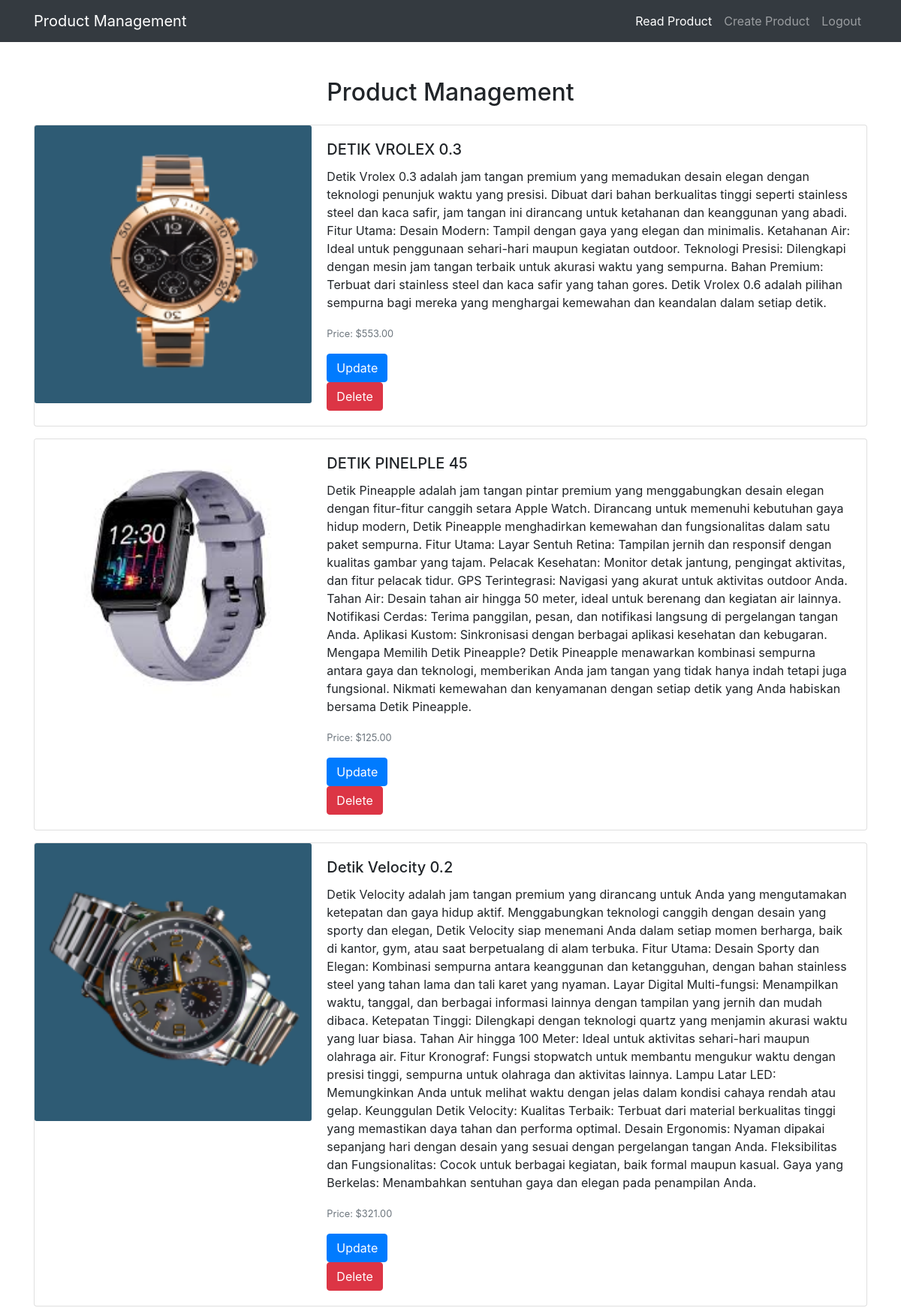
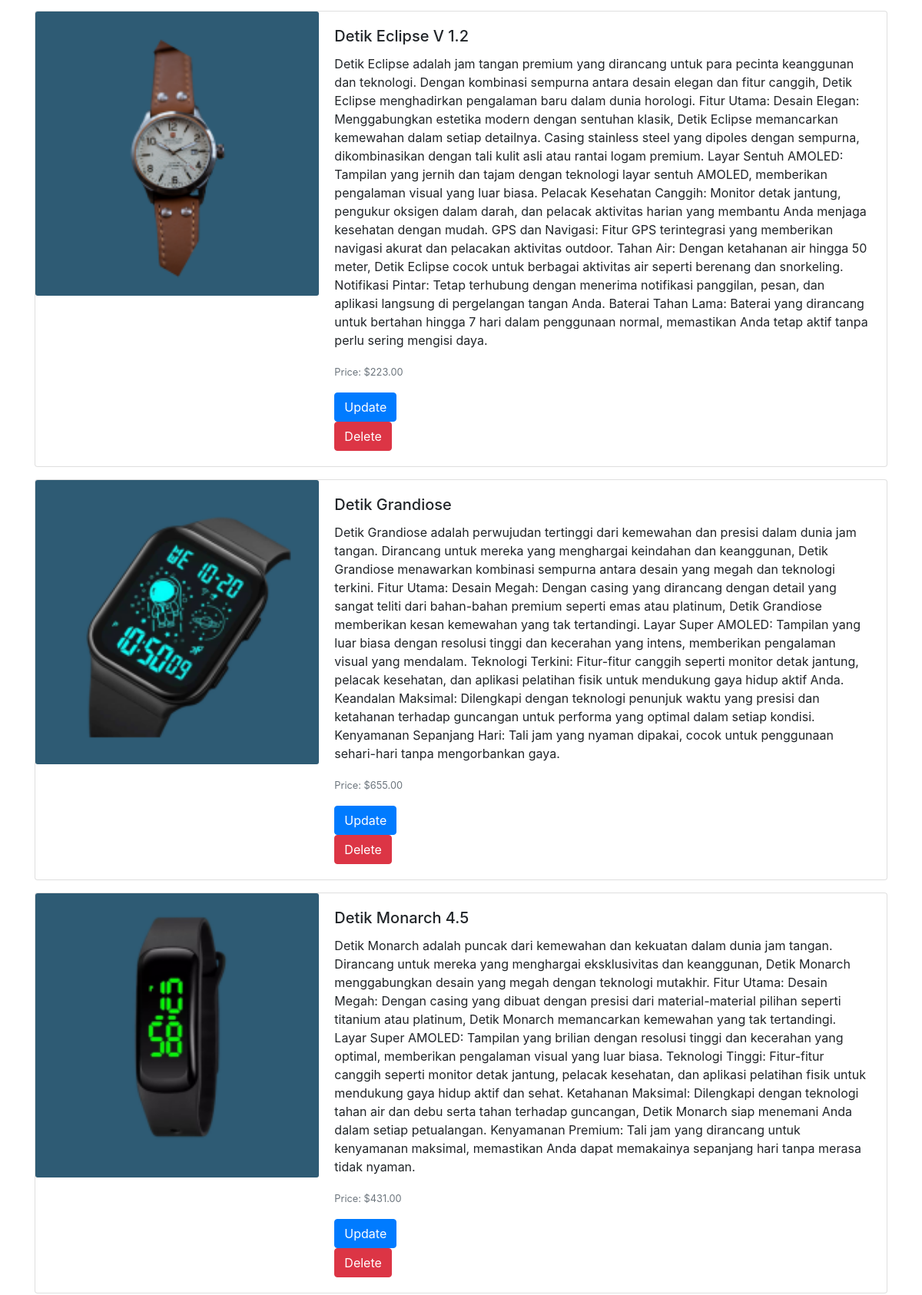
/product/read_product.php (signed in, upper part), run on the app's committed database (2 pictures, top to bottom).
### tables this page shows
CREATE TABLE `products` (
  `id` int(11) NOT NULL,
  `name` varchar(100) NOT NULL,
  `description` text NOT NULL,
  `price` decimal(10,2) NOT NULL,
  `image` varchar(255) NOT NULL
);

### product/read_product.php (the view, shortened to what this page needs)
<?php
include('../includes/database.php');
?>
<!DOCTYPE html>
<html lang="en">
<head>
    <link href="https://stackpath.bootstrapcdn.com/bootstrap/4.5.2/css/bootstrap.min.css" rel="stylesheet">
</head>
<body>
<nav class="navbar navbar-expand-lg navbar-dark bg-dark">
    <div class="container">
        <a class="navbar-brand" href="#">Product Management</a>
        <div class="collapse navbar-collapse" id="navbarNav">
            <ul class="navbar-nav ml-auto">
                <li class="nav-item">
                    <a class="nav-link active" href="read_product.php">Read Product</a>
                </li>
                <li class="nav-item">
                    <a class="nav-link" href="create_product.php">Create Product</a>
                </li>
                <li class="nav-item">
                    <a class="nav-link" href="../logout.php">Logout</a>
                </li>
            </ul>
        </div>
    </div>
</nav>
<div class="container mt-5">
    <h2 class="text-center mb-4">Product Management</h2>
    <?php
    $query = "SELECT * FROM products";
    $result = mysqli_query($conn, $query);
    if (mysqli_num_rows($result) > 0) {
        while ($row = mysqli_fetch_assoc($result)) {
            ?>
            <div class="card mb-3">
                <div class="row no-gutters">
                    <div class="col-md-4">
                        <img src="../asset/images/<?php echo $row['image']; ?>" class="card-img" alt="<?php echo $row['name']; ?>">
                    </div>
                    <div class="col-md-8">
                        <div class="card-body">
                            <h5 class="card-title"><?php echo $row['name']; ?></h5>
                            <p class="card-text"><?php echo $row['description']; ?></p>
                            <p class="card-text"><small class="text-muted">Price: $<?php echo $row['price']; ?></small></p>
                            <form action="update_product.php" method="GET">
                                <button type="submit" class="btn btn-primary mr-2">Update</button>
                            </form>
                            <form action="delete.php" method="POST">
                                <button type="submit" class="btn btn-danger">Delete</button>
                            </form>
                        </div>
                    </div>
                </div>
            </div>
            <?php
        }
    } else {
        echo "<p class='text-center'>No products found.</p>";
    }
    ?>
</div>
</body>
</html>

### data on the page
products: image (picture), name "DETIK VROLEX 0.3", description "Detik Vrolex 0.3 adalah jam tangan premium yang memadukan desain elegan dengan teknologi penunjuk waktu yang presisi. Dibuat dari bahan berkualitas tinggi seperti stainless steel dan kaca safir, jam tangan ini dirancang untuk ketahanan dan keanggunan yang abadi. Fitur Utama: Desain Modern: Tampil dengan gaya yang elegan dan minimalis. Ketahanan Air: Ideal untuk penggunaan sehari-hari maupun kegiatan outdoor. Teknologi Presisi: Dilengkapi dengan mesin jam tangan terbaik untuk akurasi waktu yang sempurna. Bahan Premium: Terbuat dari stainless steel dan kaca safir yang tahan gores. Detik Vrolex 0.6 adalah pilihan sempurna bagi mereka yang menghargai kemewahan dan keandalan dalam setiap detik.", price "553.00"
products: image (picture), name "DETIK PINELPLE 45", description "Detik Pineapple adalah jam tangan pintar premium yang menggabungkan desain elegan dengan fitur-fitur canggih setara Apple Watch. Dirancang untuk memenuhi kebutuhan gaya hidup modern, Detik Pineapple menghadirkan kemewahan dan fungsionalitas dalam satu paket sempurna. Fitur Utama: Layar Sentuh Retina: Tampilan jernih dan responsif dengan kualitas gambar yang tajam. Pelacak Kesehatan: Monitor detak jantung, pengingat aktivitas, dan fitur pelacak tidur. GPS Terintegrasi: Navigasi yang akurat untuk aktivitas outdoor Anda. Tahan Air: Desain tahan air hingga 50 meter, ideal untuk berenang dan kegiatan air lainnya. Notifikasi Cerdas: Terima panggilan, pesan, dan notifikasi langsung di pergelangan…", price "125.00"
products: image (picture), name "Detik Velocity 0.2", description "Detik Velocity adalah jam tangan premium yang dirancang untuk Anda yang mengutamakan ketepatan dan gaya hidup aktif. Menggabungkan teknologi canggih dengan desain yang sporty dan elegan, Detik Velocity siap menemani Anda dalam setiap momen berharga, baik di kantor, gym, atau saat berpetualang di alam terbuka. Fitur Utama: Desain Sporty dan Elegan: Kombinasi sempurna antara keanggunan dan ketangguhan, dengan bahan stainless steel yang tahan lama dan tali karet yang nyaman. Layar Digital Multi-fungsi: Menampilkan waktu, tanggal, dan berbagai informasi lainnya dengan tampilan yang jernih dan mudah dibaca. Ketepatan Tinggi: Dilengkapi dengan teknologi quartz yang menjamin akurasi waktu yang…", price "321.00"
products: image (picture), name "Detik Eclipse V 1.2", description "Detik Eclipse adalah jam tangan premium yang dirancang untuk para pecinta keanggunan dan teknologi. Dengan kombinasi sempurna antara desain elegan dan fitur canggih, Detik Eclipse menghadirkan pengalaman baru dalam dunia horologi. Fitur Utama: Desain Elegan: Menggabungkan estetika modern dengan sentuhan klasik, Detik Eclipse memancarkan kemewahan dalam setiap detailnya. Casing stainless steel yang dipoles dengan sempurna, dikombinasikan dengan tali kulit asli atau rantai logam premium. Layar Sentuh AMOLED: Tampilan yang jernih dan tajam dengan teknologi layar sentuh AMOLED, memberikan pengalaman visual yang luar biasa. Pelacak Kesehatan Canggih: Monitor detak jantung, pengukur oksigen dalam…", price "223.00"
products: image (picture), name "Detik Grandiose", description "Detik Grandiose adalah perwujudan tertinggi dari kemewahan dan presisi dalam dunia jam tangan. Dirancang untuk mereka yang menghargai keindahan dan keanggunan, Detik Grandiose menawarkan kombinasi sempurna antara desain yang megah dan teknologi terkini. Fitur Utama: Desain Megah: Dengan casing yang dirancang dengan detail yang sangat teliti dari bahan-bahan premium seperti emas atau platinum, Detik Grandiose memberikan kesan kemewahan yang tak tertandingi. Layar Super AMOLED: Tampilan yang luar biasa dengan resolusi tinggi dan kecerahan yang intens, memberikan pengalaman visual yang mendalam. Teknologi Terkini: Fitur-fitur canggih seperti monitor detak jantung, pelacak kesehatan, dan…", price "655.00"
products: image (picture), name "Detik Monarch 4.5", description "Detik Monarch adalah puncak dari kemewahan dan kekuatan dalam dunia jam tangan. Dirancang untuk mereka yang menghargai eksklusivitas dan keanggunan, Detik Monarch menggabungkan desain yang megah dengan teknologi mutakhir. Fitur Utama: Desain Megah: Dengan casing yang dibuat dengan presisi dari material-material pilihan seperti titanium atau platinum, Detik Monarch memancarkan kemewahan yang tak tertandingi. Layar Super AMOLED: Tampilan yang brilian dengan resolusi tinggi dan kecerahan yang optimal, memberikan pengalaman visual yang luar biasa. Teknologi Tinggi: Fitur-fitur canggih seperti monitor detak jantung, pelacak kesehatan, dan aplikasi pelatihan fisik untuk mendukung gaya hidup aktif…", price "431.00"
